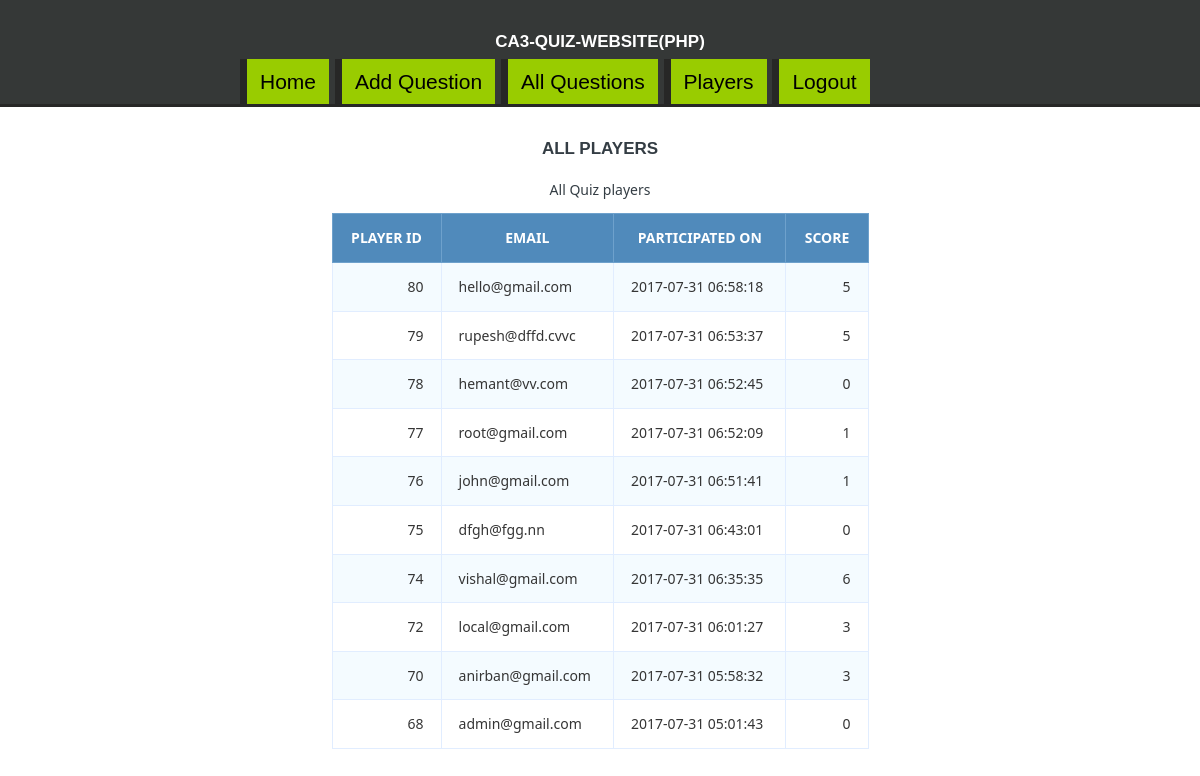
/players.php (signed in), run on an earlier commit of the app's database.
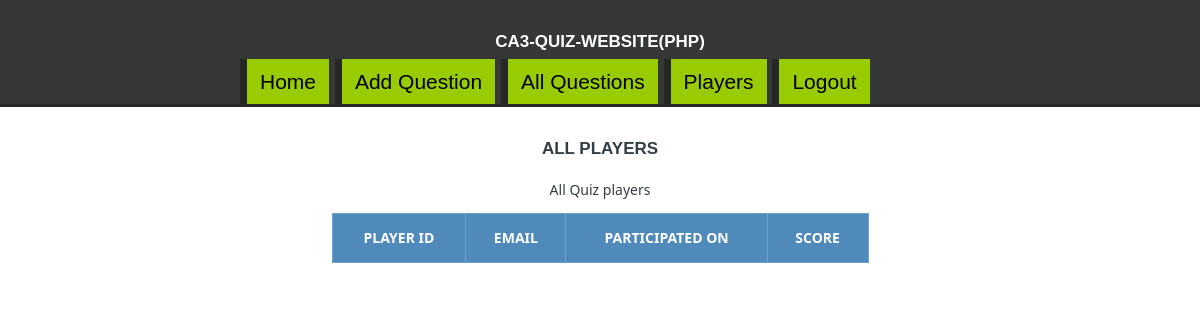
And on a later commit of the database.
### tables this page shows
CREATE TABLE `users` (
  `id` int(11) NOT NULL,
  `email` varchar(225) NOT NULL,
  `played_on` varchar(225) NOT NULL,
  `score` int(11) NOT NULL DEFAULT '0'
);

### players.php (the view, shortened to what this page needs)
<?php include "connection.php";
if (isset($_SESSION['admin'])) {
?>
	<!DOCTYPE html>
	<html>
		<head>
			<link rel="stylesheet" type="text/css" href="css/style.css">
			<link rel="stylesheet" type="text/css" href="css/style1.css">
		</head>
		<body>
			<header>
				<div class="container">
					<h1>CA3-Quiz-Website(PHP)</h1>
					<a href="index.php" class="start">Home</a>
					<a href="add.php" class="start">Add Question</a>
					<a href="allquestions.php" class="start">All Questions</a>
					<a href="players.php" class="start">Players</a>
					<a href="exit.php" class="start">Logout</a>
				</div>
			</header>
		<h1> All Players</h1>
		<table class="data-table">
			<caption class="title">All Quiz players</caption>
			<thead>
				<tr>
				<th>Player Id</th>
				<th>Email</th>
				<th>Participated On</th>
				<th>Score</th>
				</tr>
			</thead>
			<tbody>
			<?php
				$query = "SELECT * FROM users ORDER BY played_on DESC";
				$select_players = mysqli_query($conn, $query) or die(mysqli_error($conn));
				if (mysqli_num_rows($select_players) > 0 ) {
				while ($row = mysqli_fetch_array($select_players)) {
					$id = $row['id'];
					$email = $row['email'];
					$played_on = $row['played_on'];
					$score = $row['score'];
					echo "<tr>";
					echo "<td>$id</td>";
					echo "<td>$email</td>";
					echo "<td>$played_on</td>";
					echo "<td>$score</td>";
					echo "</tr>";
				}
			}
			?>
			</tbody>
		</table>
	</body>
	</html>
	<?php }
	else {
		header("location: admin.php");
	}
?>

### css/style.css (style rules this page uses)
body { font-family: arial; font-size: 21px; line-height: 1.6em; }
a { text-decoration: none; }
.container { width: 60%; margin: 0 auto; overflow: auto; }
header { border-bottom: 3px #272726 solid; background: #353837; color: white; }
a.start { display: inline-block; color: #000000; background: #99CC00; border-left: 7px #272726 solid; padding:6px 13px; }

### css/style1.css (style rules this page uses)
body { font-size: 21px; color: #343d44; font-family: "segoe-ui", "open-sans", tahoma, arial; padding: 0; margin: 0; }
table { margin: auto; font-family: "Lucida Sans Unicode", "Lucida Grande", "Segoe Ui"; font-size: 12px; }
h1 { margin: 25px auto 0; text-align: center; text-transform: uppercase; font-size: 17px; }
.data-table { border-collapse: collapse; font-size: 14px; min-width: 537px; }
.data-table th, .data-table td { border: 1px solid #e1edff; padding: 7px 17px; }
.data-table caption { margin: 7px; }
.data-table thead th { background-color: #508abb; color: #FFFFFF; border-color: #6ea1cc !important; text-transform: uppercase; }
table td { transition: all .5s; }
.data-table tbody td { color: #353535; }
.data-table tbody td:first-child, .data-table tbody td:nth-child(4), .data-table tbody td:last-child { text-align: right; }
.data-table tbody tr:nth-child(odd) td { background-color: #f4fbff; }

What changed in the data, as far as the page shows it:
removed users: id "80", email "hello@gmail.com", played_on "2017-07-31 06:58:18", score "5"
removed users: id "79", email "rupesh@dffd.cvvc", played_on "2017-07-31 06:53:37", score "5"
removed users: id "78", email "hemant@vv.com", played_on "2017-07-31 06:52:45", score "0"
removed users: id "77", email "root@gmail.com", played_on "2017-07-31 06:52:09", score "1"
removed users: id "76", email "john@gmail.com", played_on "2017-07-31 06:51:41", score "1"
removed users: id "75", email "dfgh@fgg.nn", played_on "2017-07-31 06:43:01", score "0"
removed users: id "74", email "vishal@gmail.com", played_on "2017-07-31 06:35:35", score "6"
removed users: id "72", email "local@gmail.com", played_on "2017-07-31 06:01:27", score "3"
removed users: id "70", email "anirban@gmail.com", played_on "2017-07-31 05:58:32", score "3"
removed users: id "68", email "admin@gmail.com", played_on "2017-07-31 05:01:43", score "0"
